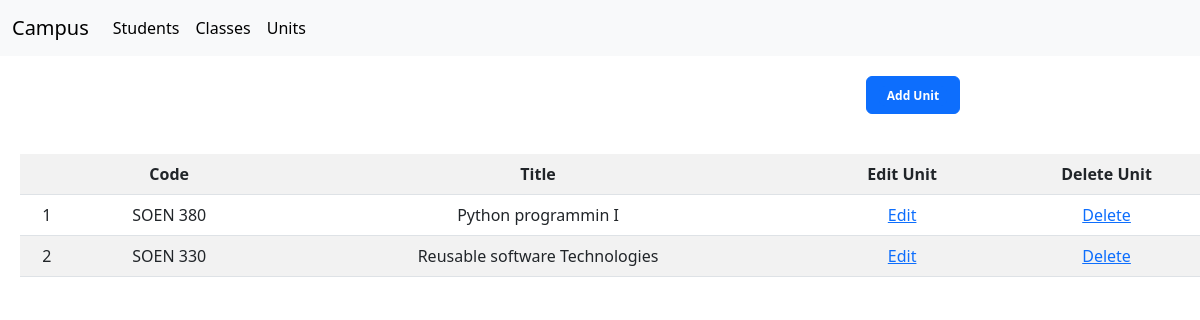
Before: /unit/list with the older database file.
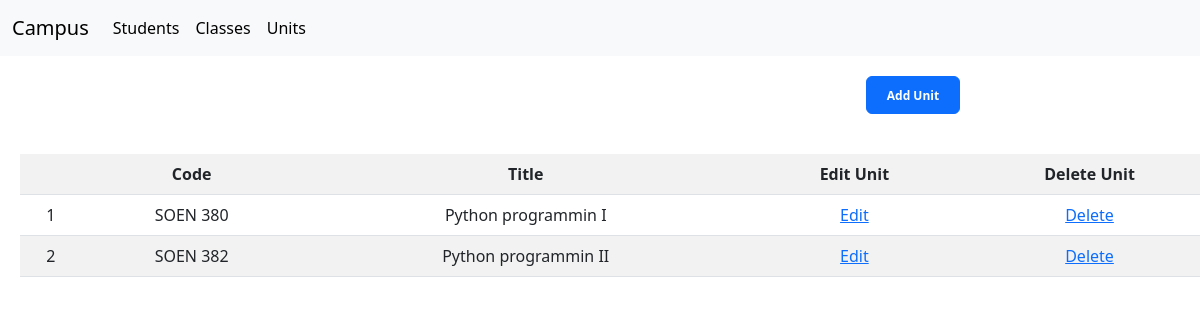
After: the same page with the newer database file.
### unit/models.py (models this page shows, shortened)
class Unit(models.Model):
    id = models.AutoField(primary_key=True)
    code = models.CharField(max_length=30)
    title = models.CharField(max_length=100)

### unit/views.py (the view)
# urls.py: path('unit/list', list_units, name='list_units'),
def list_units(request):
    units = Unit.objects.all()
    context = {'units': units}
    return render(request, 'list_units.html', context)

### unit/templates/list_units.html (shortened to what this page needs)
{% extends 'base.html' %}
{% block content %}
<div class="d-grid gap-2 d-md-flex justify-content-md-end">
    <button class="btn btn-primary" type="button" style="margin:20px;margin-right:20%">
        <a href="{% url 'add_unit' %}" class="link-dark">
            <span class="badge text-bg-primary"> Add Unit </span>
        </a>
    </button>
</div>
<table class="table table-striped" style="margin:20px;text-align:center;">
    <tr>
        <th></th>
        <th> Code</th>
        <th>Title</th>
        <th> Edit Unit</th>
        <th> Delete Unit </th>
    </tr>
    {% for unit in units %}
    <tr>
        <td>{{ unit.id}}</td>
        <td>{{ unit.code }}</td>
        <td>{{ unit.title }}</td>
        <td>
            <a href="{% url 'edit_unit' id=unit.id%}">Edit</a>
        </td>
        <td>
            <a href="{% url 'delete_unit' id=unit.id%}"> Delete </a>
        </td>
    </tr>
    {% endfor %}
</table>
{% endblock %}

Changed rows visible on the page:
changed Unit id 2: code "SOEN 330" → "SOEN 382"; title "Reusable software Technologies" → "Python programmin II"
